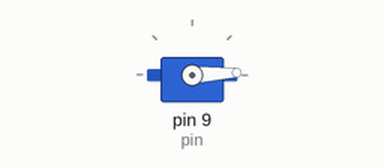
Recording of a sketch running on a simulated Arduino Uno, built with avr-gcc and run on an emulated ATmega328P. Parts: servo.

Above: at 0.05 s.
At 1.3 s:
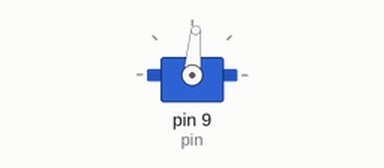
At 2.6 s:
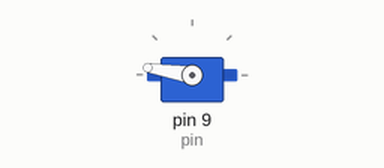
At 5.2 s:
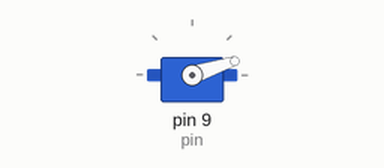
Timing chart, 0 to 7.1 s (numbered marks = the images above):
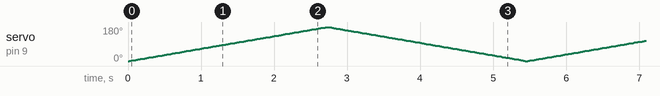

The sketch:

L11-servo.ino
```cpp
#include <Servo.h>

Servo myservo;

int pos = 0;    // variable to store the servo position
int pin = 9;

void setup() {
  myservo.attach(pin);
}

void loop() {
  // Go from 0 degrees to 180 degrees
  for(pos = 0; pos <= 180; pos += 1) {
    // Tell servo to go to position in variable 'pos'
    myservo.write(pos);
    delay(15);
  }
  // Go from 180 degrees to 0 degrees
  for(pos = 180; pos >= 0; pos -= 1) {
    myservo.write(pos);
    delay(15);
  }
}
```
